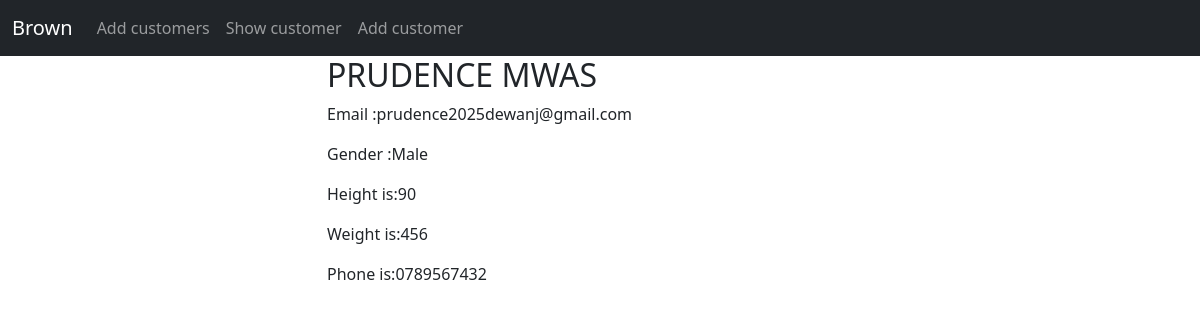
/details/30 (signed in), run on the app's committed database.
### app/models.py (models this page shows)
class Customer(models.Model):
    id = models.AutoField(primary_key=True)
    name = models.CharField(max_length=100)
    email = models.EmailField(max_length=100,unique=True)
    phone = models.CharField(max_length=60)
    password = models.CharField(max_length=200)
    weight = models.IntegerField(default=0)
    height = models.IntegerField(default=0)
    gender = models.CharField(max_length=6,default="Male")
    dob = models.DateField(null=True,blank=True)
    pic = models.ImageField(upload_to="images/",null=True,blank=True)
    class Meta:
        db_table="customers"

### app/views.py (the view)
# urls.py: path('details/<int:id>',views.details,name='details-page'),
@login_required
def details(request,id):
    user = Customer.objects.get(id=id)
    return render(request,'details.html',{'user':user})

### templates/details.html (shortened to what this page needs)
{% extends 'master.html' %}
{% block content %}
    <div class="container">
    <div class="row justify-content-center">
        <div class="col-sm-6">
            <h2>{{ user.name |upper }}</h2>
            <p>Email :{{ user.email|lower }}</p>
            <p>Gender :{{ user.gender|capfirst }}</p>
            <p>Height is:{{ user.height }}</p>
            <p>Weight is:{{ user.weight }}</p>
            <p>Phone is:{{ user.phone }}</p>
        </div>
    </div>
    </div>
{% endblock %}

### data on the page
Customer: name "PRUDENCE MWAS", email "prudence2025dewanj@gmail.com", gender "Male", height "90", weight "456", phone "0789567432"
